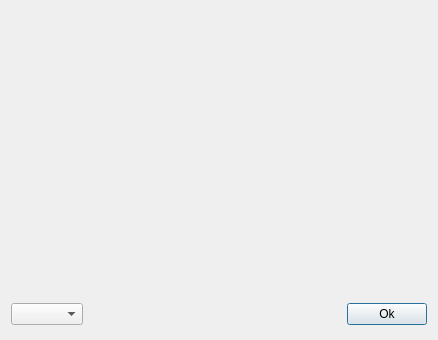
<?xml version="1.0" encoding="UTF-8"?>
<ui version="4.0">
 <class>Dialog</class>
 <widget class="QDialog" name="Dialog">
  <property name="geometry">
   <rect>
    <x>0</x>
    <y>0</y>
    <width>438</width>
    <height>340</height>
   </rect>
  </property>
  <property name="sizePolicy">
   <sizepolicy hsizetype="Fixed" vsizetype="Fixed">
    <horstretch>0</horstretch>
    <verstretch>0</verstretch>
   </sizepolicy>
  </property>
  <property name="minimumSize">
   <size>
    <width>438</width>
    <height>340</height>
   </size>
  </property>
  <property name="maximumSize">
   <size>
    <width>438</width>
    <height>341</height>
   </size>
  </property>
  <property name="windowTitle">
   <string>Holoeye Control</string>
  </property>
  <layout class="QVBoxLayout" name="verticalLayout">
   <item>
    <layout class="QHBoxLayout" name="horizontalLayout_2">
     <item>
      <spacer name="horizontalSpacer_2">
       <property name="orientation">
        <enum>Qt::Horizontal</enum>
       </property>
       <property name="sizeHint" stdset="0">
        <size>
         <width>40</width>
         <height>20</height>
        </size>
       </property>
      </spacer>
     </item>
     <item>
      <widget class="HoloeyeThumbnail" name="thumbnailWidget" native="true">
       <property name="minimumSize">
        <size>
         <width>280</width>
         <height>280</height>
        </size>
       </property>
       <property name="maximumSize">
        <size>
         <width>280</width>
         <height>280</height>
        </size>
       </property>
      </widget>
     </item>
     <item>
      <spacer name="horizontalSpacer_3">
       <property name="orientation">
        <enum>Qt::Horizontal</enum>
       </property>
       <property name="sizeHint" stdset="0">
        <size>
         <width>40</width>
         <height>20</height>
        </size>
       </property>
      </spacer>
     </item>
    </layout>
   </item>
   <item>
    <layout class="QHBoxLayout" name="horizontalLayout">
     <item>
      <widget class="QComboBox" name="patternComboBox"/>
     </item>
     <item>
      <spacer name="horizontalSpacer">
       <property name="orientation">
        <enum>Qt::Horizontal</enum>
       </property>
       <property name="sizeHint" stdset="0">
        <size>
         <width>40</width>
         <height>20</height>
        </size>
       </property>
      </spacer>
     </item>
     <item>
      <widget class="QPushButton" name="okButton">
       <property name="text">
        <string>Ok</string>
       </property>
      </widget>
     </item>
    </layout>
   </item>
  </layout>
 </widget>
 <customwidgets>
  <customwidget>
   <class>HoloeyeThumbnail</class>
   <extends>QWidget</extends>
   <header>sc_hardware.holoeye.holoeyeThumbnail</header>
   <container>1</container>
  </customwidget>
 </customwidgets>
 <resources/>
 <connections/>
</ui>
